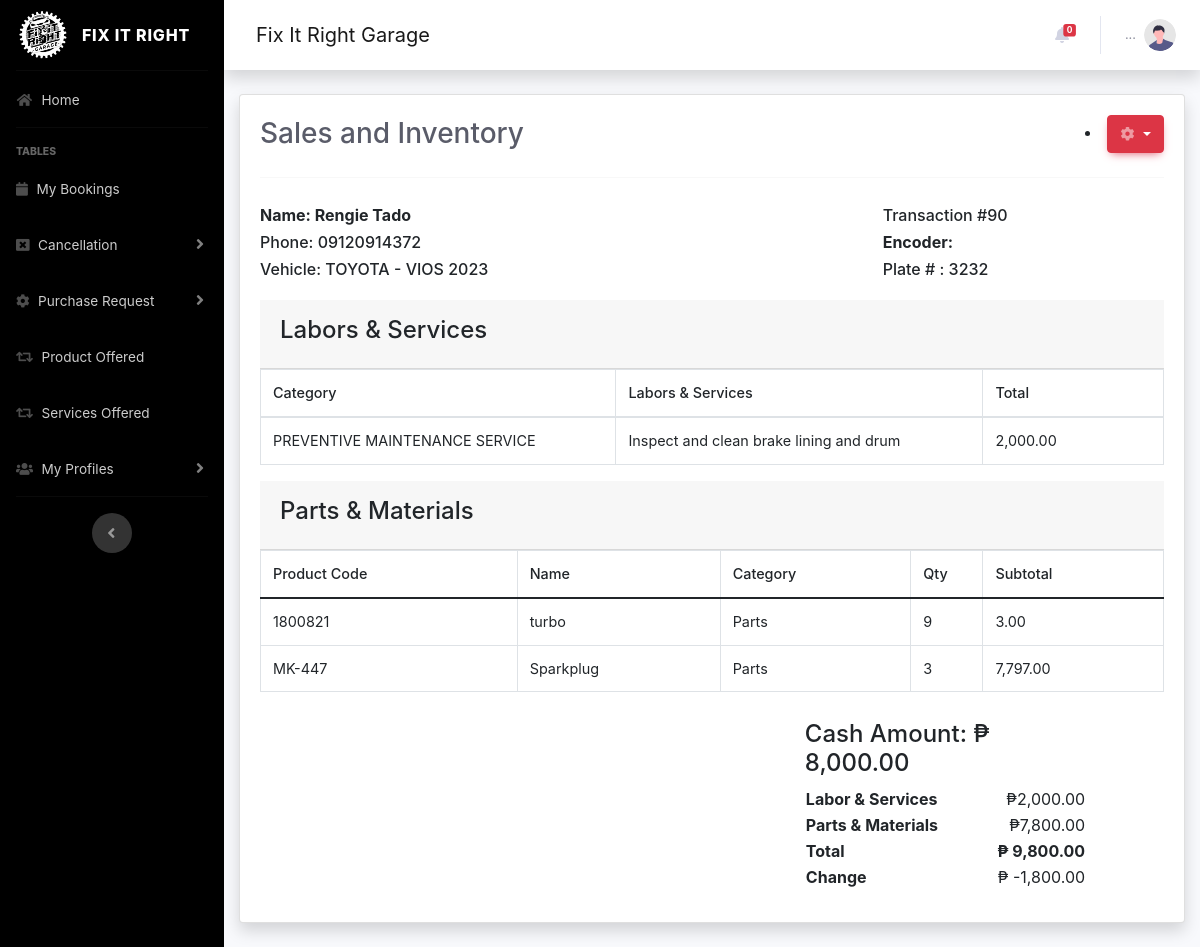
The page /pages/client/transact_view.php?editId=90 (signed in) on the database its author committed.
### tables this page shows
CREATE TABLE `transacttable` (
  `transid` int(64) NOT NULL,
  `custid` int(64) NOT NULL,
  `carid` int(64) NOT NULL,
  `numofitem` int(64) NOT NULL,
  `cashtotal` int(64) NOT NULL,
  `transactidid` int(64) NOT NULL,
  `status` varchar(255) NOT NULL,
  `status_no` int(10) NOT NULL,
  `payment` varchar(255) NOT NULL,
  `payment_type` varchar(255) NOT NULL,
  `transact_sched` date DEFAULT NULL,
  `transact_schedinfo` varchar(255) NOT NULL,
  `transdate` timestamp NOT NULL DEFAULT current_timestamp(),
  `moneytotal` int(64) NOT NULL,
  `numofmaterials` int(64) NOT NULL,
  `transact1` varchar(255) NOT NULL,
  `request` varchar(255) NOT NULL,
  `ptype` varchar(255) NOT NULL,
  `prioritynumber` int(64) NOT NULL,
  `encoder` varchar(255) NOT NULL
);

CREATE TABLE `users` (
  `id` int(11) NOT NULL,
  `username` varchar(255) NOT NULL,
  `firstname` varchar(255) NOT NULL,
  `lastname` varchar(255) NOT NULL,
  `phone` varchar(255) NOT NULL,
  `email` varchar(255) NOT NULL,
  `useremail` varchar(255) NOT NULL,
  `password` varchar(255) NOT NULL,
  `userage` int(64) NOT NULL,
  `usergender` varchar(255) NOT NULL,
  `userbirthdate` date DEFAULT NULL,
  `userprovince` varchar(255) NOT NULL,
  `usercity` varchar(255) NOT NULL,
  `user_type` varchar(255) NOT NULL
);

CREATE TABLE `cardata` (
  `id` int(11) NOT NULL,
  `username` varchar(64) NOT NULL,
  `useremail` varchar(128) NOT NULL,
  `userphone` varchar(24) NOT NULL,
  `plateid` int(64) NOT NULL,
  `carbrand` varchar(255) NOT NULL,
  `carmodel` varchar(255) NOT NULL,
  `carmanufacturer` varchar(255) NOT NULL,
  `dt` timestamp NOT NULL DEFAULT current_timestamp(),
  `cartype` varchar(255) NOT NULL,
  `carserialnumber` varchar(255) NOT NULL
);

CREATE TABLE `transaction_table` (
  `id` int(64) NOT NULL,
  `name` varchar(255) NOT NULL,
  `price` int(64) NOT NULL,
  `hour` int(64) NOT NULL,
  `rate` int(64) NOT NULL,
  `encoder` varchar(255) NOT NULL,
  `chance` varchar(255) NOT NULL,
  `car_id_labor` int(64) NOT NULL,
  `transaction_id` int(64) NOT NULL,
  `transaction_user_id` int(64) NOT NULL,
  `transact_category` varchar(255) NOT NULL,
  `worker` varchar(255) NOT NULL,
  `transact_dt` date NOT NULL DEFAULT current_timestamp(),
  `transaction_sched` date DEFAULT NULL,
  `transact_total` varchar(64) NOT NULL
);

### pages/client/transact_view.php (the view, shortened to what this page needs)
<?php
  include 'process/session.php';
$tempids = $_GET['editId'];
 $query = "SELECT * FROM transacttable JOIN users on custid = users.id JOIN cardata ON custid = cardata.plateid WHERE transid = '$tempids'";
                        $result = mysqli_query($con, $query) or die (mysqli_error($db));
                        while ($row = mysqli_fetch_assoc($result)) {
                        $fname = $row['firstname'];
                        $lname = $row['lastname'];
                        $phone = $row['phone'];
                        $tid = $row['transid'];
                        $encder = $row['encoder'];
                        $cashamount = $row['cashtotal'];
                          $transids = $row['transid'];
                          $brands = $row['carbrand'];
                          $model = $row['carmodel'];
                          $ser = $row['carserialnumber'];
}
?>
<!doctype html>
<html lang="en-US">
<head>
   <link rel="stylesheet" type="text/css" href="css/jquery.dataTables.css">
   <link rel="stylesheet" type="text/css" href="css/bootstrap.min.css">
   <link rel="stylesheet" type="text/css" href="css/all.css">
   <link href="css/jquery-ui.css" rel="stylesheet" />
</head>
<body>
               <div class="card shadow mb-4">
            <div class="card-body">
              <?php
$sqlquery = "SELECT * FROM users WHERE id = $tempcode;";
     $result= $con->query($sqlquery);
     while($row = $result->fetch_assoc()) {
        $temp_type = $row['user_type'];
    }
    if ($temp_type == "admin") { ?>
        <div class="d-sm-flex align-items-center justify-content-between mb-4">
                        <h1 class="h3 mb-0 text-gray-800">Sales and Inventory</h1>
                         <li class="nav-item dropdown " >
                                                <a class=" dropdown-toggle btn btn-danger" href="#" id="navbarDropdown"
                                                    role="button" data-toggle="dropdown" aria-haspopup="true"
                                                    aria-expanded="false"><i
                                class="fas fa-cog fa-sm text-white-50"></i>
                                                </a>
                                                <div class="dropdown-menu dropdown-menu-left animated--fade-in"
                                                    aria-labelledby="navbarDropdown">
                                                    <a  href="joborder2.php?editId=<?php echo $transids;?>" class="btn btn-danger bg-light  dropdown-item"><i class="fas fa-edit fa-sm text-dark-50">&nbsp;&nbsp;&nbsp;&nbsp;</i>Update</a>
                                                    <div class="dropdown-divider"></div>
                                                    <a href="../reciept/print-details.php?id=<?php echo $transids;?>" class="btn btn-danger bg-light  dropdown-item"><i class="fas fa-file-alt fa-sm text-dark-50">&nbsp;&nbsp;&nbsp;&nbsp</i>Reciept</a>
                                                    <div class="dropdown-divider"></div>
                                                </div>
                                            </li>
                    </div>
               <?php }elseif($temp_type='Cashier'){?>
 <div class="d-sm-flex align-items-center justify-content-between mb-4">
                        <h1 class="h3 mb-0 text-gray-800">Sales and Inventory</h1>
                         <li class="nav-item dropdown " >
                                                <a class=" dropdown-toggle btn btn-danger" href="#" id="navbarDropdown"
                                                    role="button" data-toggle="dropdown" aria-haspopup="true"
                                                    aria-expanded="false"><i
                                class="fas fa-cog fa-sm text-white-50"></i>
                                                </a>
                                            </li>
                    </div>
         <?php } ?>
<hr>
              <div class="form-group row text-left mb-0 py-2">
                <div class="col-sm-4 py-1">
                  <h6 class="font-weight-bold">Name:
                    <?php echo $fname; ?> <?php echo $lname; ?>
                  </h6>
                  <h6>
                    Phone: <?php echo $phone; ?>
                  </h6>
                  <h6>
                    Vehicle: <?php echo $brands; ?> <?php echo ' - ', $model; ?>
                  </h6>
                </div>
                <div class="col-sm-4 py-1"></div>
                <div class="col-sm-4 py-1">
                  <h6>
                    Transaction #<?php echo $tid; ?>
                  </h6>
                  <h6 class="font-weight-bold">
                    Encoder: <?php echo $encder;?>
                  </h6>
                   <h6>
                    Plate # : <?php echo $ser; ?>
                  </h6>
                </div>
              </div>
              <div class="card-header py-3">
            <h4>Labors & Services</h4>
          </div>
          <table class="table table-bordered" width="100%" cellspacing="0">
            <thead>
              <tr>
                 <th>Category</th>
                <th>Labors & Services</th>
                <th width="20%">Total</th>
              </tr>
            </thead>
            <tbody>
<?php
          $querys = "SELECT * FROM transaction_table  WHERE transaction_id = '$tempids' GROUP by name";
                        $results = mysqli_query($con, $querys) or die (mysqli_error($db));
                        while ($rows = mysqli_fetch_assoc($results)) {
                        $item_price = $rows['transact_total'];
                     echo '<tr>';
                     echo '<td>'. $rows['transact_category'].'</td>';
                echo '<td>'. $rows['name'].'</td>';
                 echo '<td>';
                echo number_format($item_price, 2);
                 echo '</td>';
                echo '</tr> ';
                        }
?>
            </tbody>
          </table>
<?php
          $querys = "SELECT item_name,item_price,SUM(item_amount) as totalamount, SUM(item_total) as totalcost,item_category,item_product_id FROM parts_table  WHERE item_transaction_id = '$tempids' GROUP by item_product_id";
                        $results = mysqli_query($con, $querys) or die (mysqli_error($db));
                        if(mysqli_num_rows($results)>0){
                          echo '  <div class="card-header py-3">';
                echo '  <h4>Parts & Materials</h4>';
                echo '  </div>';
                echo '<div class="table-responsive">';
                echo '<table class="table table-bordered" width="100%" cellspacing="0">';
                  echo '<thead>';
                     echo '<tr>';
                     echo '<th>Product Code</th>';
                     echo '<th>Name</th>';
                     echo '<th>Category</th>';
                     echo '<th width="8%">Qty</th>';
                     echo '<th width="20%">Subtotal</th>';
                     echo '</tr>';
                  echo '</thead>';
                           echo '<tbody>';
                           while ($rows = mysqli_fetch_assoc($results)) {
                             $item_product_id = $rows['item_product_id'];
                        $itemname = $rows['item_name'];
                              echo '<tr>';
                               echo '<td>'. $item_product_id.'</td>';
                                   echo '<td>'. $itemname.'</td>';
                                    echo '<td>'. $rows['item_category'].'</td>';
                                   echo '<td>'. $rows['totalamount'].'</td>';
                                   echo '<td>';
                                   echo number_format($rows['totalcost'], 2);
                                   echo '</td>';
                              echo '</tr> ';
                        }
              echo '</tbody>';
                echo '</table>';
                echo '</div>';
                        }else{
                        }
?>
             <?php
                     $sql21 = "SELECT SUM(transact_total) FROM transaction_table WHERE transaction_id = '$tempids'";
                    $result21 = mysqli_query($con, $sql21) or die(mysqli_error($db));
                  while ($row = mysqli_fetch_array($result21)) {
                    $sumlabor = $row['SUM(transact_total)'];
                      }
                    ?>
                      <?php
                     $sqlparts = "SELECT SUM(item_total) FROM parts_table WHERE item_transaction_id = '$tempids'";
                    $resultparts = mysqli_query($con, $sqlparts) or die(mysqli_error($db));
                  while ($row = mysqli_fetch_array($resultparts)) {
                    $sumparts = $row['SUM(item_total)'];
                      }
                      $totalsum = $sumparts + $sumlabor;
                    ?>
                    <?php
                     $sql211 = "SELECT * FROM transacttable WHERE transid = $tempids";
                    $result211 = mysqli_query($con, $sql211) or die(mysqli_error($db));
                  while ($row = mysqli_fetch_array($result211)) {
                    $payment = $row['cashtotal'];
                      }
                         $totalcharge = $payment - $totalsum;
                         $totalyeah = $sumparts + $sumlabor
                    ?>
            <div class="form-group row text-left mb-0 py-2">
                <div class="col-sm-4 py-1"></div>
                <div class="col-sm-3 py-1"></div>
                <div class="col-sm-4 py-1">
                  <h4>
                    Cash Amount: ₱ <?php echo number_format($cashamount, 2); ?>
                  </h4>
                  <table width="100%">
                    <?php
                     if($sumlabor>0){
                      echo '<tr>';
                      echo '<td class="font-weight-bold">Labor & Services</td>';
                      echo '<td class="text-right">₱';
                      echo number_format($sumlabor,2);
                      echo '</td>';
                      echo '</tr>';
                    }else{
                    }
                    if($sumparts>0){
                      echo '<tr>';
                      echo '<td class="font-weight-bold">Parts & Materials</td>';
                      echo '<td class="text-right">₱';
                      echo number_format($sumparts,2);
                      echo '</td>';
                      echo '</tr>';
                    }
                     ?>
                    <tr>
                      <td class="font-weight-bold">Total</td>
                      <td class="font-weight-bold text-right">₱ <?php echo number_format($totalyeah,2); ?></td>
                    </tr>
                      <tr>
                      <td class="font-weight-bold">Change</td>
                      <td class="text-right">₱ <?php echo number_format($totalcharge,2); ?></td>
                    </tr>
                  </table>
                </div>
                <div class="col-sm-1 py-1"></div>
              </div>
            </div>
          </div>
  </body>
  </html>

### pages/client/css/all.css (style rules this page uses)
.fa, .fas, .far, .fal, .fad, .fab { -moz-osx-font-smoothing: grayscale; -webkit-font-smoothing: antialiased; display: inline-block; font-style: normal; font-variant: normal; text-rendering: auto; line-height: 1; }
.fa-sm { font-size: .875em; }
.fa-cog:before { content: "\f013"; }
.fa, .fas { font-family: 'Font Awesome 5 Free'; font-weight: 900; }

### rows shown on the page
transacttable: users.firstname "Rengie", users.lastname "Tado", users.phone "09120914372", cardata.carbrand "TOYOTA", cardata.carmodel "VIOS 2023", transid "90", cardata.carserialnumber "3232", cashtotal "8,000.00"
transaction_table: transact_category "PREVENTIVE MAINTENANCE SERVICE", name "Inspect and clean brake lining and drum", transact_total "2,000.00"

### other values the page prints
$nummy2 "0"
$item_product_id "1800821"
$itemname "turbo"
$rows['item_category'] "Parts"
$rows['totalamount'] "9"
$rows['totalcost'] "3.00"
$item_product_id "MK-447"
$itemname "Sparkplug"
$rows['totalamount'] "3"
$rows['totalcost'] "7,797.00"
$sumlabor "2,000.00"
$sumparts "7,800.00"
$totalyeah "9,800.00"
$totalcharge "-1,800.00"
